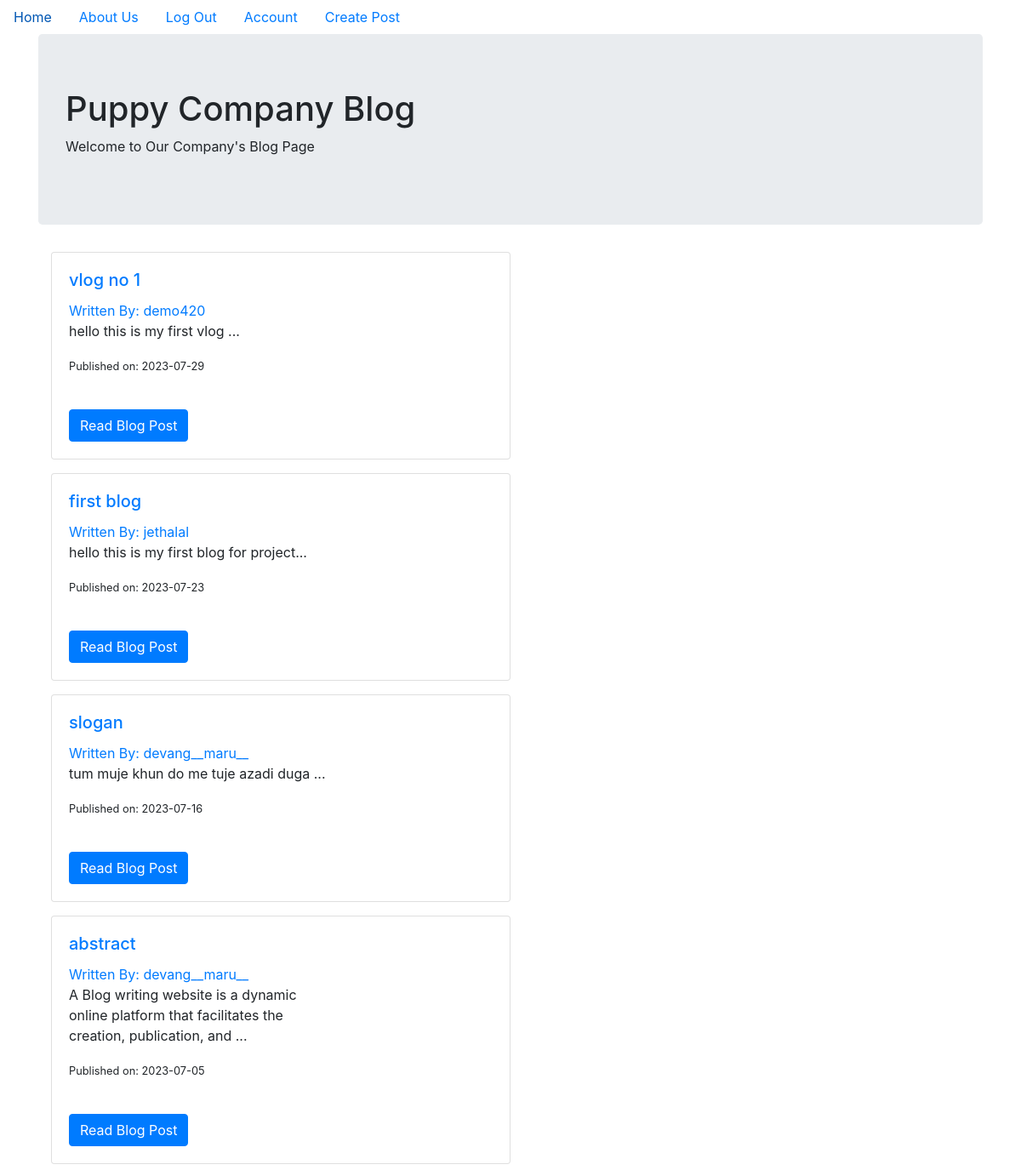
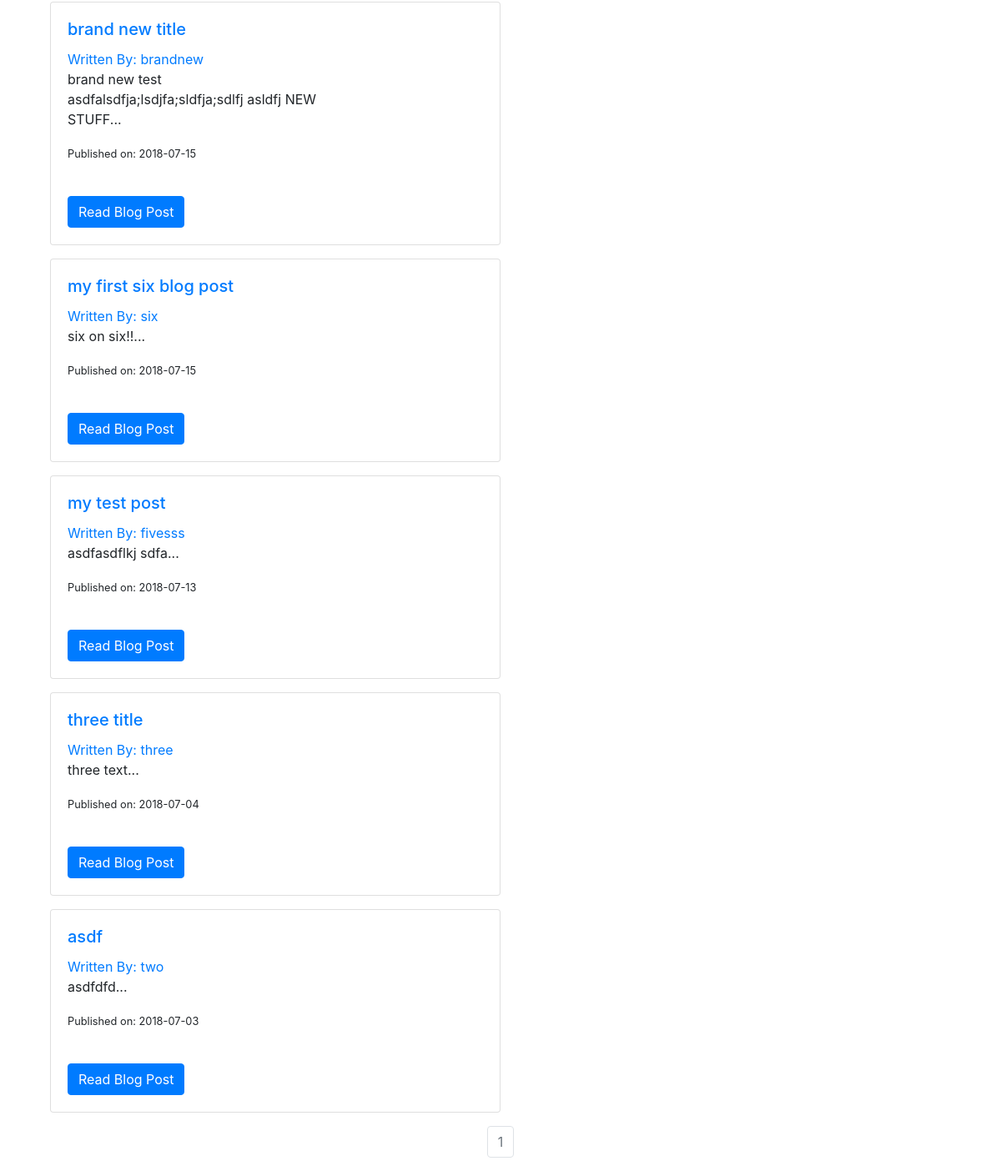
The app's page / (signed in) with its own data (2 pictures, top to bottom).
### puppycompanyblog/models.py (models this page shows, shortened)
class BlogPost(db.Model):
    users = db.relationship(User)
    id = db.Column(db.Integer, primary_key=True)
    user_id = db.Column(db.Integer, db.ForeignKey('users.id'), nullable=False)
    date = db.Column(db.DateTime, nullable=False, default=datetime.utcnow)
    title = db.Column(db.String(140), nullable=False)
    text = db.Column(db.Text, nullable=False)

class User(db.Model, UserMixin):
    __tablename__ = 'users'
    id = db.Column(db.Integer, primary_key = True)
    profile_image = db.Column(db.String(20), nullable=False, default='default_profile.png')
    email = db.Column(db.String(64), unique=True, index=True)
    username = db.Column(db.String(64), unique=True, index=True)
    password_hash = db.Column(db.String(128))
    posts = db.relationship('BlogPost', backref='author', lazy=True)

### puppycompanyblog/core/views.py (the view)
@core.route('/')
def index():
    page = request.args.get('page', 1, type=int)
    blog_posts = BlogPost.query.order_by(BlogPost.date.desc()).paginate(page=page, per_page=10)
    return render_template('index.html',blog_posts=blog_posts)

### puppycompanyblog/models.py (called while the page is built)
@login_manager.user_loader
def load_user(user_id):
    return User.query.get(user_id)

### puppycompanyblog/templates/index.html (shortened to what this page needs)
{% extends "base.html" %}
{% block content %}
  <div class="jumbotron">
    <h1>Puppy Company Blog</h1>
    <p>Welcome to Our Company's Blog Page</p>
  </div>
  <div class="container">
    {% for post in blog_posts.items %}
    <div class="card mb-3" style="max-width: 540px;">
		<div class="row g-0">
			<div class="col-md-8">
				<div class="card-body">
					<h5 class="card-title"><a class="card-title" href="  {{ url_for('blog_posts.blog_post', blog_post_id=post.id) }}">{{ post.title }}</a>
					</h5>
					<a href="{{ url_for('users.user_posts', username=post.author.username) }}">Written By: {{ post.author.username }}</a>
					<p class="card-text">{{ post.text[:100] }}...</p>
					<p class="card-text"><small class="text-body-secondary">Published on: {{ post.date.strftime('%Y-%m-%d') }}</small></p><br>
					<a href="{{ url_for('blog_posts.blog_post', blog_post_id=post.id) }}" class="btn btn-primary">Read Blog Post</a>
				</div>
			</div>
		</div>
	</div>
   {% endfor %}
   <nav aria-label="Page navigation example">
     <ul class="pagination justify-content-center">
       {% for page_num in blog_posts.iter_pages(left_edge=1, right_edge=1, left_current=1, right_current=2) %}
          {% if blog_posts.page == page_num %}
          <li class="page-item disabled">
            <a class="page-link" href="{{ url_for('core.index', page=page_num) }}">{{ page_num }}</a></li>
          {% else %}
            <li class="page-item"><a class="page-link" href="{{ url_for('core.index', page=page_num) }}">{{ page_num }}</a></li>
          {% endif %}
      {% endfor %}
    </nav>
{% endblock %}

### puppycompanyblog/static/css/custom.css (style rules this page uses)
body { background-image: url('/static/img/image.jpg'); background-repeat: no-repeat; background-attachment: fixed; background-size: cover; }

### records on screen
BlogPost: title "vlog no 1", author.username "demo420", text "hello this is my first vlog", date "2023-07-29"
BlogPost: title "first blog", author.username "jethalal", text "hello this is my first blog for project", date "2023-07-23"
BlogPost: title "slogan", author.username "devang__maru__", text "tum muje khun do me tuje azadi duga", date "2023-07-16"
BlogPost: title "abstract", author.username "devang__maru__", text "A Blog writing website is a dynamic online platform that facilitates the creation, publication, and", date "2023-07-05"
BlogPost: title "brand new title", author.username "brandnew", text "brand new test asdfalsdfja;lsdjfa;sldfja;sdlfj asldfj NEW STUFF", date "2018-07-15"
BlogPost: title "my first six blog post", author.username "six", text "six on six!!", date "2018-07-15"
BlogPost: title "my test post", author.username "fivesss", text "asdfasdflkj sdfa", date "2018-07-13"
BlogPost: title "three title", author.username "three", text "three text", date "2018-07-04"
BlogPost: title "asdf", author.username "two", text "asdfdfd", date "2018-07-03"

### other values on screen
{{ page_num }} "1"
